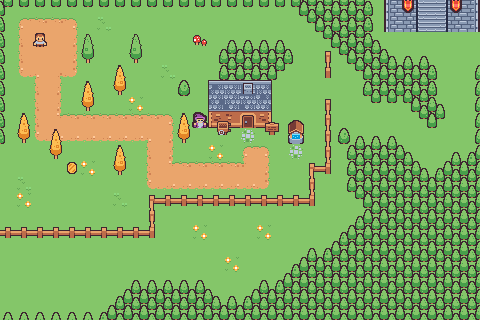

Rendered tile map (Tiled .tmx) drawn with the repository's tilesets; below, a short description and the full map source, tile grids included:
An orthogonal 30x20 tile map with 16x16 px tiles, 4 tile layers (Ground, Under, Objects, Offset), 3 tilesets and 4 objects (mushroom, sign, coin, old-man).

<map version="1.10" tiledversion="1.11.0" orientation="orthogonal" renderorder="right-down" width="30" height="20" tilewidth="16" tileheight="16" infinite="0" nextlayerid="8" nextobjectid="8">
 <properties>
  <property name="interactionsFilename" value="interactions.yaml" />
 </properties>
 <tileset firstgid="1" source="tileset-town.tsx" />
 <tileset firstgid="133" source="tileset-dungeon.tsx" />
 <tileset firstgid="265" source="tileset-player.tsx" />
 <layer id="1" name="Ground" width="30" height="20">
  <data encoding="csv">
1,1,1,1,1,1,1,1,1,1,1,1,1,1,1,1,1,1,1,1,1,1,1,1,1,1,1,1,1,1,
1,13,14,14,15,1,1,1,1,1,1,1,1,1,1,1,1,1,1,1,1,1,1,1,1,1,1,1,1,1,
1,25,26,26,27,1,1,1,1,1,1,1,1,1,1,1,1,1,1,1,1,1,1,1,1,1,1,1,1,1,
1,25,26,26,27,1,1,1,1,1,1,1,1,1,1,1,1,1,1,1,1,1,1,1,1,1,1,1,1,1,
1,37,43,42,39,1,1,1,1,1,1,1,1,1,1,1,1,1,1,1,1,1,1,1,1,1,1,1,1,1,
1,1,25,27,1,1,1,1,1,1,1,1,1,1,1,1,1,1,1,1,1,1,1,1,1,1,1,1,1,1,
1,1,25,27,1,1,1,1,1,1,1,1,1,1,1,1,1,1,1,1,1,1,1,1,1,1,1,1,1,1,
1,1,25,41,14,14,14,14,14,14,15,1,1,1,1,1,1,1,1,1,1,1,1,1,1,1,1,1,1,1,
1,1,37,38,38,38,38,38,38,43,27,1,1,1,1,1,1,1,1,1,1,1,1,1,1,1,1,1,1,1,
1,1,1,1,1,1,1,1,1,25,27,1,1,1,1,13,15,1,1,1,1,1,1,1,1,1,1,1,1,1,
1,1,1,1,1,1,1,1,1,25,41,14,14,14,14,40,27,1,1,1,1,1,1,1,1,1,1,1,1,1,
1,1,1,1,1,1,1,1,1,37,38,38,38,38,38,38,39,1,1,1,1,1,1,1,1,1,1,1,1,1,
1,1,1,1,1,1,1,1,1,1,1,1,1,1,1,1,1,1,1,1,1,1,1,1,1,1,1,1,1,1,
1,1,1,1,1,1,1,1,1,1,1,1,1,1,1,1,1,1,1,1,1,1,1,1,1,1,1,1,1,1,
1,1,1,1,1,1,1,1,1,1,1,1,1,1,1,1,1,1,1,1,1,1,1,1,1,1,1,1,1,1,
1,1,1,1,1,1,1,1,1,1,1,1,1,1,1,1,1,1,1,1,1,1,1,1,1,1,1,1,1,1,
1,1,1,1,1,1,1,1,1,1,1,1,1,1,1,1,1,1,1,1,1,1,1,1,1,1,1,1,1,1,
1,1,1,1,1,1,1,1,1,1,1,1,1,1,1,1,1,1,1,1,1,1,1,1,1,1,1,1,1,1,
1,1,1,1,1,1,1,1,1,1,1,1,1,1,1,1,1,1,1,1,1,1,1,1,1,1,1,1,1,1,
1,1,1,1,1,1,1,1,1,1,1,1,1,1,1,1,1,1,1,1,1,1,1,1,1,1,1,1,1,1
</data>
 </layer>
 <layer id="7" name="Under" width="30" height="20">
  <data encoding="csv">
0,0,0,0,0,0,0,0,0,0,0,0,0,0,0,0,0,0,0,0,0,0,0,0,0,0,0,0,0,0,
0,0,0,0,0,0,2,0,0,0,0,0,0,0,0,0,0,0,0,0,0,0,0,0,0,0,0,0,0,0,
0,0,0,0,0,0,0,0,0,0,0,0,0,0,0,0,0,0,0,0,0,0,0,0,0,0,0,0,0,0,
0,0,0,0,0,0,0,0,0,0,0,0,0,0,0,0,0,0,0,0,0,0,0,0,0,0,0,0,0,0,
0,0,0,0,0,0,0,0,0,0,2,0,0,0,0,0,0,0,0,0,0,0,0,0,0,0,0,0,0,0,
0,0,0,0,0,0,0,0,0,0,0,0,0,0,0,0,0,0,0,0,0,0,0,0,0,0,0,0,0,0,
0,0,0,0,0,0,0,0,3,0,0,0,0,0,0,0,0,0,0,0,0,0,0,0,0,0,0,0,0,0,
0,0,0,0,0,0,0,0,0,0,0,0,0,0,0,0,0,0,0,0,0,0,0,0,0,0,0,0,0,0,
0,0,0,0,0,0,0,0,0,0,0,0,0,0,0,44,0,0,0,0,0,0,0,0,0,0,0,0,0,0,
0,0,0,0,0,0,0,0,0,0,0,0,0,3,0,0,0,0,44,0,0,0,0,0,0,0,0,0,0,0,
0,0,0,0,0,3,0,0,0,0,0,0,0,0,0,0,0,0,0,0,0,0,0,0,0,0,0,0,0,0,
0,2,0,0,0,0,0,0,0,0,0,0,0,0,0,0,0,0,0,0,0,0,0,0,0,0,0,0,0,0,
0,3,0,0,0,0,0,2,0,0,0,0,0,0,0,0,0,0,0,0,0,0,0,0,0,0,0,0,0,0,
0,0,0,0,0,0,0,0,0,0,0,0,0,0,0,0,0,0,0,0,0,0,0,0,0,0,0,0,0,0,
0,0,0,0,0,0,0,0,0,0,0,0,3,0,0,0,3,0,0,0,0,0,0,0,0,0,0,0,0,0,
0,0,0,0,0,0,0,0,0,0,0,0,0,0,0,0,0,0,0,0,0,0,0,0,0,0,0,0,0,0,
0,0,0,0,0,0,0,0,0,0,0,0,0,0,3,0,0,0,0,0,0,0,0,0,0,0,0,0,0,0,
0,0,0,0,0,0,0,0,0,0,0,0,0,0,0,0,0,0,0,0,0,0,0,0,0,0,0,0,0,0,
0,0,0,0,0,0,0,0,0,0,0,0,0,0,0,0,0,0,0,0,0,0,0,0,0,0,0,0,0,0,
0,0,0,0,0,0,0,0,0,0,0,0,0,0,0,0,0,0,0,0,0,0,0,0,0,0,0,0,0,0
</data>
 </layer>
 <layer id="2" name="Objects" width="30" height="20">
  <properties>
   <property name="collision" value="full" />
  </properties>
  <data encoding="csv">
33,32,32,32,32,32,32,32,32,32,32,32,32,32,32,32,32,32,31,20,20,20,20,21,190,162,169,171,162,192,
21,0,0,0,0,0,0,0,0,0,0,0,0,0,0,0,0,0,0,31,20,20,20,21,190,173,169,171,173,192,
21,0,265,0,0,5,0,0,5,0,0,0,30,0,8,8,8,8,0,0,31,20,20,9,0,0,0,0,0,0,
21,0,0,0,0,17,0,0,17,0,0,0,0,19,20,20,20,20,21,0,48,31,20,20,9,8,8,0,0,0,
21,0,0,0,0,0,0,4,0,0,0,0,0,19,20,20,20,33,0,0,72,0,31,20,20,20,20,21,0,19,
21,0,0,0,0,4,0,16,0,0,0,29,0,49,50,52,51,1,0,0,0,0,19,20,20,20,20,21,0,19,
21,0,0,0,0,16,0,0,0,0,0,0,0,61,62,62,63,0,0,0,48,0,0,32,32,31,20,9,0,19,
21,4,0,0,0,0,0,0,0,0,0,4,217,73,74,86,76,0,93,0,60,0,0,0,0,0,31,33,0,19,
21,16,0,4,0,0,0,0,0,0,0,16,0,0,0,0,0,0,105,0,60,29,8,8,8,0,0,0,0,19,
0,0,0,16,0,0,0,4,0,0,0,0,0,0,0,0,0,0,0,0,60,19,20,20,20,9,0,0,8,7,
0,0,0,0,94,0,0,16,0,0,0,0,0,0,0,0,0,0,0,45,71,19,20,20,20,20,9,7,20,20,
0,0,0,0,0,0,0,0,0,0,0,0,0,0,0,0,0,0,0,60,0,19,20,20,20,20,20,20,20,20,
0,0,0,0,0,0,0,0,0,45,46,46,46,46,46,46,46,46,46,71,0,0,31,20,20,20,20,20,20,20,
0,0,0,0,0,0,0,0,0,60,0,0,0,0,0,0,0,0,0,0,0,0,7,20,20,20,20,20,20,20,
46,46,46,46,46,46,46,46,46,71,0,0,0,0,0,0,0,0,0,0,0,7,20,20,20,20,20,20,20,20,
0,0,0,0,0,0,0,0,0,0,0,0,0,0,0,0,0,0,0,8,7,20,20,20,20,20,20,20,20,20,
0,0,0,0,0,0,0,0,0,0,0,0,0,0,0,0,0,0,7,20,20,20,20,20,20,20,20,20,20,20,
0,0,0,0,0,0,0,0,8,8,8,8,8,0,0,0,8,7,20,20,20,20,20,20,20,20,20,20,20,20,
0,0,0,0,0,0,0,7,20,20,20,20,20,9,8,7,20,20,20,20,20,20,20,20,20,20,20,20,20,20,
8,8,8,8,8,8,7,20,20,20,20,20,20,20,20,20,20,20,20,20,20,20,20,20,20,20,20,20,20,20
</data>
 </layer>
 <layer id="3" name="Offset" width="30" height="20" offsetx="8" offsety="8">
  <properties>
   <property name="collision" value="full" />
  </properties>
  <data encoding="csv">
0,0,0,0,0,0,0,0,0,0,0,0,0,0,0,0,0,0,0,0,0,0,0,0,0,0,0,0,0,0,
0,0,0,0,0,0,0,0,0,0,0,0,0,0,0,0,0,0,0,0,0,0,0,0,0,0,0,0,0,0,
0,0,0,0,0,0,0,0,0,0,0,0,0,0,0,0,0,0,0,0,0,0,0,0,0,0,0,0,0,0,
0,0,0,0,0,0,0,0,0,0,0,0,0,0,0,0,0,0,0,0,0,0,0,0,0,0,0,0,0,0,
0,0,0,0,0,0,0,0,0,0,0,0,0,0,0,0,0,0,0,0,0,0,0,0,0,0,0,0,0,0,
0,0,0,0,0,0,0,0,0,0,0,0,0,0,0,0,0,0,0,0,0,0,0,0,0,0,0,0,0,0,
0,0,0,0,0,0,0,0,0,0,0,0,0,0,0,0,0,0,0,0,0,0,0,0,0,0,0,0,0,0,
0,0,0,0,0,0,0,0,0,0,0,0,0,58,0,0,84,0,0,0,0,0,0,0,0,0,0,0,0,0,
0,0,0,0,0,0,0,0,0,0,0,0,0,0,0,0,0,0,0,0,0,0,0,0,0,0,0,0,0,0,
0,0,0,0,0,0,0,0,0,0,0,0,0,0,0,0,0,0,0,0,0,0,0,0,0,0,0,0,0,0,
0,0,0,0,0,0,0,0,0,0,0,0,0,0,0,0,0,0,0,0,0,0,0,0,0,0,0,0,0,0,
0,0,0,0,0,0,0,0,0,0,0,0,0,0,0,0,0,0,0,0,0,0,0,0,0,0,0,0,0,0,
0,0,0,0,0,0,0,0,0,0,0,0,0,0,0,0,0,0,0,0,0,0,0,0,0,0,0,0,0,0,
0,0,0,0,0,0,0,0,0,0,0,0,0,0,0,0,0,0,0,0,0,0,0,0,0,0,0,0,0,0,
0,0,0,0,0,0,0,0,0,0,0,0,0,0,0,0,0,0,0,0,0,0,0,0,0,0,0,0,0,0,
0,0,0,0,0,0,0,0,0,0,0,0,0,0,0,0,0,0,0,0,0,0,0,0,0,0,0,0,0,0,
0,0,0,0,0,0,0,0,0,0,0,0,0,0,0,0,0,0,0,0,0,0,0,0,0,0,0,0,0,0,
0,0,0,0,0,0,0,0,0,0,0,0,0,0,0,0,0,0,0,0,0,0,0,0,0,0,0,0,0,0,
0,0,0,0,0,0,0,0,0,0,0,0,0,0,0,0,0,0,0,0,0,0,0,0,0,0,0,0,0,0,
0,0,0,0,0,0,0,0,0,0,0,0,0,0,0,0,0,0,0,0,0,0,0,0,0,0,0,0,0,0
</data>
 </layer>
 <objectgroup id="6" name="Interactives">
  <object id="3" name="mushroom" x="192" y="32" width="16" height="16" />
  <object id="4" name="sign" x="264" y="120" width="16" height="16" />
  <object id="5" name="coin" x="64" y="160" width="16" height="16" />
  <object id="6" name="old-man" x="192" y="112" width="16" height="16" />
 </objectgroup>
</map>